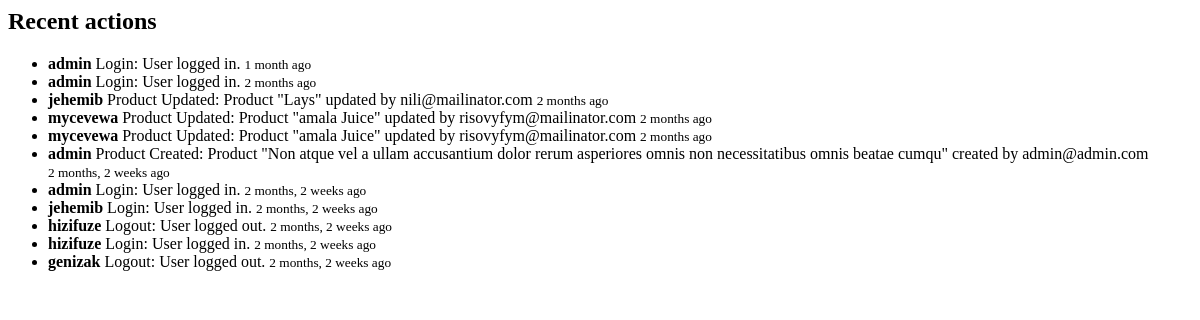
The page /user/user_activity/ on the database as committed earlier.
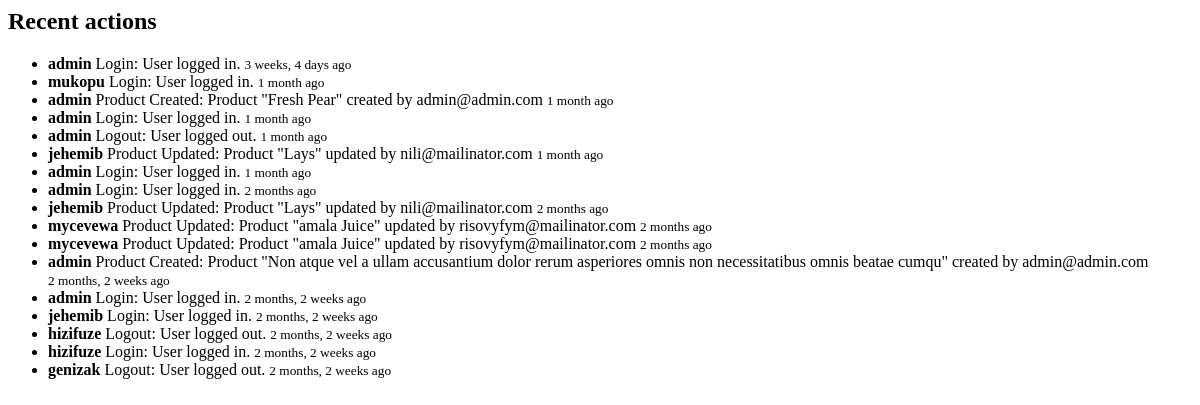
The same page on the database as committed later.
### core/models.py (models this page shows, shortened)
class UserAction(models.Model):
    user = models.ForeignKey(User, on_delete=models.CASCADE)
    action_type = models.CharField(max_length=50, choices=ACTION_TYPES)
    description = models.TextField()
    timestamp = models.DateTimeField(auto_now_add=True)

### userauth/models.py (models this page shows, shortened)
class User(AbstractUser):
    email = models.EmailField(unique=True)
    bio = models.CharField(max_length=255, blank=True, null=True)
    USERNAME_FIELD = "email"  # Login will be with email instead of username
    REQUIRED_FIELDS = ["username"]  # Make username required during user creation

### userauth/views.py (the view)
# urls.py: path('user_activity/', views.user_activity, name='user_activity'),
def user_activity(request):
    actions = UserAction.objects.all().order_by('-timestamp')
    context = {
        'actions': actions,
    }
    return render(request, 'userauth/user_activity.html', context)

### ecomprj/context_processors.py (called while the page is built, shortened)
def default(request):
    cart_total_amount = 0
    cart_count = 0
    months = []
    monthly_sales = []
    if request.user.is_authenticated:
        address = Address.objects.filter(user_id=request.user.id).first()
    else:
        address = None  # For anonymous users, set address to None or handle appropriately
    categories = Category.objects.all()
    vendors = Vendor.objects.all()
    min_max_price = Product.objects.aggregate(Min("price"), Max("price"))
    return {
        'address': address,
        'categories': categories,
        'vendors': vendors,
        'min_max_price': min_max_price,
        'cart_total_amount': cart_total_amount,  # Adding cart total amount to the context
        'cart_count': cart_count,
        'months': months,
        'monthly_sales': monthly_sales,
    }

### templates/userauth/user_activity.html
{% load humanize %}
<h2>Recent actions</h2>
<ul>
    {% for action in actions %}
        <li>
            <strong>{{ action.user.username }}</strong>
            {{ action.get_action_type_display }}: {{ action.description }}
            <small>{{ action.timestamp|naturaltime }}</small>
        </li>
    {% endfor %}
</ul>

Rows that differ between the two databases and show on the page:
added UserAction: user.username "admin", action_type "Login", description "User logged in.", timestamp "3 weeks, 4 days ago"
added UserAction: user.username "mukopu", action_type "Login", description "User logged in.", timestamp "1 month ago"
added UserAction: user.username "admin", action_type "Product Created", description "Product \"Fresh Pear\" created by admin@admin.com", timestamp "1 month ago"
added UserAction: user.username "admin", action_type "Login", description "User logged in.", timestamp "1 month ago"
added UserAction: user.username "admin", action_type "Logout", description "User logged out.", timestamp "1 month ago"
added UserAction: user.username "jehemib", action_type "Product Updated", description "Product \"Lays\" updated by nili@mailinator.com", timestamp "1 month ago"
